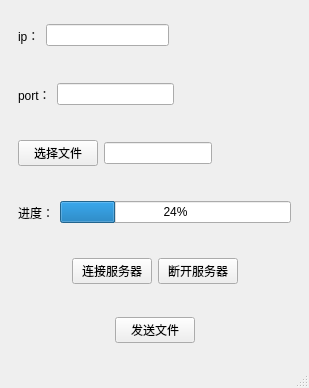
<?xml version="1.0" encoding="UTF-8"?>
<ui version="4.0">
 <class>sendFileWindow</class>
 <widget class="QMainWindow" name="sendFileWindow">
  <property name="geometry">
   <rect>
    <x>0</x>
    <y>0</y>
    <width>309</width>
    <height>388</height>
   </rect>
  </property>
  <property name="windowTitle">
   <string>sendFileWindow</string>
  </property>
  <widget class="QWidget" name="centralwidget">
   <layout class="QVBoxLayout" name="verticalLayout">
    <item>
     <widget class="QWidget" name="widget_2" native="true">
      <layout class="QHBoxLayout" name="horizontalLayout_2">
       <item>
        <widget class="QLabel" name="label">
         <property name="text">
          <string>ip：</string>
         </property>
        </widget>
       </item>
       <item>
        <widget class="QLineEdit" name="ipLineEdit"/>
       </item>
       <item>
        <spacer name="horizontalSpacer_4">
         <property name="orientation">
          <enum>Qt::Orientation::Horizontal</enum>
         </property>
         <property name="sizeHint" stdset="0">
          <size>
           <width>77</width>
           <height>20</height>
          </size>
         </property>
        </spacer>
       </item>
      </layout>
     </widget>
    </item>
    <item>
     <widget class="QWidget" name="widget_3" native="true">
      <layout class="QHBoxLayout" name="horizontalLayout_3">
       <item>
        <widget class="QLabel" name="label_2">
         <property name="text">
          <string>port：</string>
         </property>
        </widget>
       </item>
       <item>
        <widget class="QLineEdit" name="portLineEdit"/>
       </item>
       <item>
        <spacer name="horizontalSpacer_6">
         <property name="orientation">
          <enum>Qt::Orientation::Horizontal</enum>
         </property>
         <property name="sizeHint" stdset="0">
          <size>
           <width>69</width>
           <height>20</height>
          </size>
         </property>
        </spacer>
       </item>
      </layout>
     </widget>
    </item>
    <item>
     <widget class="QWidget" name="widget_4" native="true">
      <layout class="QHBoxLayout" name="horizontalLayout_4">
       <item>
        <widget class="QPushButton" name="choseFileBtn">
         <property name="text">
          <string>选择文件</string>
         </property>
        </widget>
       </item>
       <item>
        <widget class="QLineEdit" name="filePathlineEdit"/>
       </item>
       <item>
        <spacer name="horizontalSpacer_7">
         <property name="orientation">
          <enum>Qt::Orientation::Horizontal</enum>
         </property>
         <property name="sizeHint" stdset="0">
          <size>
           <width>33</width>
           <height>20</height>
          </size>
         </property>
        </spacer>
       </item>
      </layout>
     </widget>
    </item>
    <item>
     <widget class="QWidget" name="widget_5" native="true">
      <layout class="QHBoxLayout" name="horizontalLayout_5">
       <item>
        <widget class="QLabel" name="label_3">
         <property name="text">
          <string>进度：</string>
         </property>
        </widget>
       </item>
       <item>
        <widget class="QProgressBar" name="progressBar">
         <property name="value">
          <number>24</number>
         </property>
        </widget>
       </item>
      </layout>
     </widget>
    </item>
    <item>
     <widget class="QWidget" name="widget_6" native="true">
      <layout class="QHBoxLayout" name="horizontalLayout_6">
       <item>
        <spacer name="horizontalSpacer_3">
         <property name="orientation">
          <enum>Qt::Orientation::Horizontal</enum>
         </property>
         <property name="sizeHint" stdset="0">
          <size>
           <width>40</width>
           <height>20</height>
          </size>
         </property>
        </spacer>
       </item>
       <item>
        <widget class="QPushButton" name="connectBtn">
         <property name="text">
          <string>连接服务器</string>
         </property>
        </widget>
       </item>
       <item>
        <widget class="QPushButton" name="disconnectBtn">
         <property name="text">
          <string>断开服务器</string>
         </property>
        </widget>
       </item>
       <item>
        <spacer name="horizontalSpacer_5">
         <property name="orientation">
          <enum>Qt::Orientation::Horizontal</enum>
         </property>
         <property name="sizeHint" stdset="0">
          <size>
           <width>40</width>
           <height>20</height>
          </size>
         </property>
        </spacer>
       </item>
      </layout>
     </widget>
    </item>
    <item>
     <widget class="QWidget" name="widget" native="true">
      <layout class="QHBoxLayout" name="horizontalLayout">
       <item>
        <spacer name="horizontalSpacer">
         <property name="orientation">
          <enum>Qt::Orientation::Horizontal</enum>
         </property>
         <property name="sizeHint" stdset="0">
          <size>
           <width>83</width>
           <height>20</height>
          </size>
         </property>
        </spacer>
       </item>
       <item>
        <widget class="QPushButton" name="sendFileBtn">
         <property name="text">
          <string>发送文件</string>
         </property>
        </widget>
       </item>
       <item>
        <spacer name="horizontalSpacer_2">
         <property name="orientation">
          <enum>Qt::Orientation::Horizontal</enum>
         </property>
         <property name="sizeHint" stdset="0">
          <size>
           <width>82</width>
           <height>20</height>
          </size>
         </property>
        </spacer>
       </item>
      </layout>
     </widget>
    </item>
   </layout>
  </widget>
  <widget class="QMenuBar" name="menubar">
   <property name="geometry">
    <rect>
     <x>0</x>
     <y>0</y>
     <width>309</width>
     <height>24</height>
    </rect>
   </property>
  </widget>
  <widget class="QStatusBar" name="statusbar"/>
 </widget>
 <resources/>
 <connections/>
</ui>
